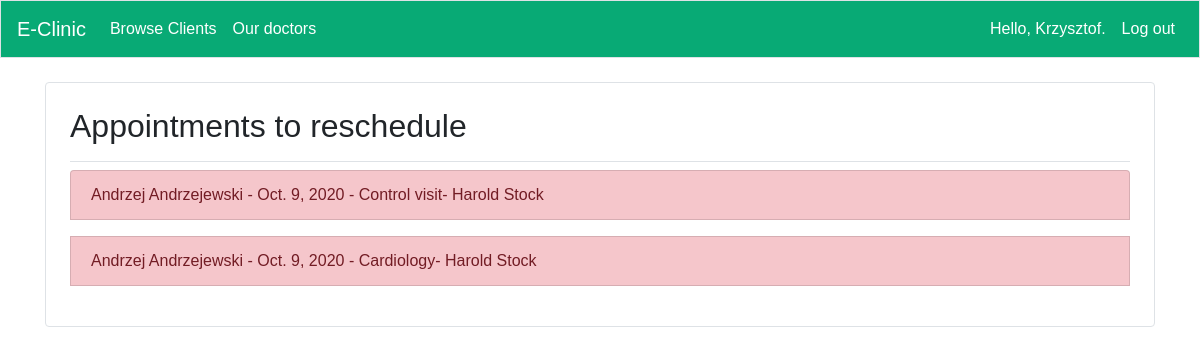
/appointments_to_reschedule (signed in), run on an earlier commit of the app's database.
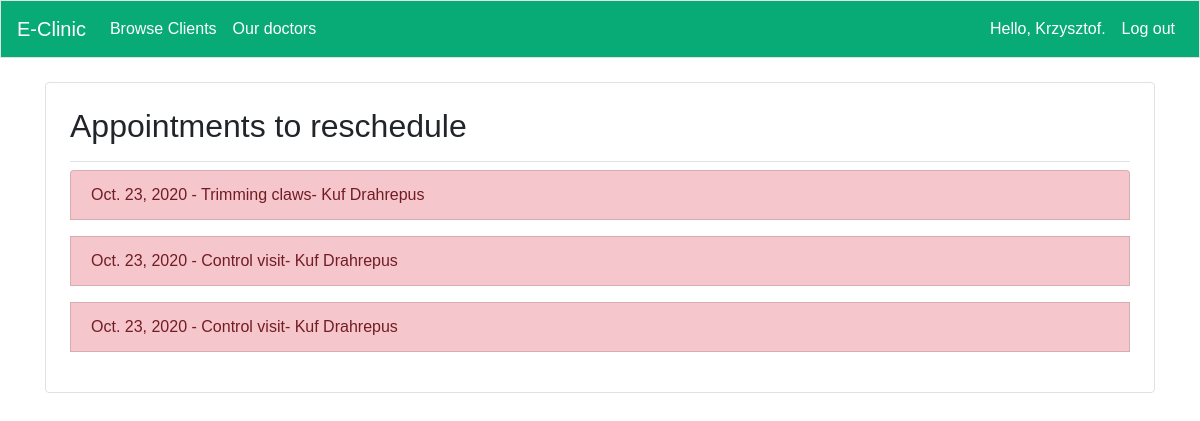
And on a later commit of the database.
### app/models.py (models this page shows, shortened)
class Appointment(models.Model):
    client = models.ForeignKey(User,verbose_name=_lazy('client'),null=True, default=None, on_delete=models.CASCADE)
    animal = models.ForeignKey(Animal,verbose_name=_lazy('animal'), on_delete=models.CASCADE,blank=True,null=True)
    slot = models.ForeignKey('user.Slot',verbose_name=_lazy('slot'), null=True, on_delete=models.SET_NULL)
    service = models.ForeignKey('user.Service',verbose_name=_lazy('service'), null=True, on_delete=models.SET_NULL)
    doctor = models.ForeignKey('user.Doctor',verbose_name=_lazy('doctor'), null=True, on_delete=models.SET_NULL)
    date = models.DateField(verbose_name=_lazy('date'),null=True)
    start_time = models.TimeField(verbose_name=_lazy('start time'),null=True)
    information = models.TextField(verbose_name=_lazy('information'),null=True,blank=True)
    class Meta:
        verbose_name_plural = 'Appointments'

### user/models.py (models this page shows, shortened)
class Service(models.Model):
    name = models.CharField(verbose_name=_lazy('service'),max_length=200, null=True)
    duration = models.DurationField(verbose_name=_lazy('duration'),null=True)
    admin_only = models.BooleanField(null=True,verbose_name=_lazy('staff only'))
    class Meta:
        verbose_name_plural = 'Services'
    def __str__(self):
        return f"{self.name}"

class Doctor(models.Model):
    profile = models.OneToOneField(Profile,verbose_name=_lazy('profile'),default=None, on_delete=models.CASCADE)
    speciality = models.CharField(verbose_name=_lazy('speciality'),max_length=50)
    image = models.ImageField(upload_to='static/profile_images', blank=True)
    services = models.ManyToManyField(Service,verbose_name=_lazy('services'))
    class Meta:
        verbose_name_plural = 'Doctors'
    def __str__(self):
        return f"{self.profile.user.first_name} {self.profile.user.last_name}"

class Profile(models.Model):
    user = models.OneToOneField(User,default=None, null=True, on_delete=models.CASCADE)
    phone_number = models.CharField(verbose_name=_lazy('phone_number'),
                                    max_length=15,
                                    blank=True,
                                    null=True,)
    city = models.CharField(verbose_name=_lazy('city'),
                            max_length=100,
                            blank=True,
                            null=True,)
    birth_date = models.DateField(null=True, blank=True)

### app/decorators.py (the view)
		def wrapper_func(request, *args, **kwargs):
			group = None
			if request.user.groups.exists():
				group = request.user.groups.all()[0].name
			if group in allowed_roles:
				return view_func(request, *args, **kwargs)
			else:
				return HttpResponse('You are not authorized to view this page')

### app/templatetags/user_tags.py (called while the page is built)
@register.filter(name='has_group')
def has_group(user, group_name):
    group = Group.objects.filter(name=group_name)
    if group:
        group = group.first()
        return group in user.groups.all()
    else:
        return False

### app/views.py (called while the page is built)
@staff_member_required(login_url='app:index')
@allowed_users(allowed_roles=['Admin'])
def appointments_to_reschedule(request):
    appointments = Appointment.objects.filter(slot__isnull=True)
    context = {'appointments':appointments}
    return render(request, 'app/appointments_to_reschedule.html', context)

### app/templates/app/appointments_to_reschedule.html (shortened to what this page needs)
{% extends 'app/base.html' %}
{% load i18n %}
{% block page_header %}
<h2>{% trans "Appointments to reschedule" %}</h2>
{% endblock page_header %}
{% block content %}
<div class="list-group">
    {% for appointment in appointments%}
        <a href="{% url 'app:appointment' appointment.id %}" class="list-group-item list-group-item-action list-group-item-danger">
            {% if appointment.client%}
            {{appointment.client.first_name}} {{appointment.client.last_name}} -
            {% endif%}
            {{appointment.date}} - {{appointment.service}}- {{appointment.doctor}}</a>
    {% empty %}
        <h3>{% trans "No appointments to reschedule." %}</h3>
    {%endfor%}
</div>
{% endblock content%}

What changed in the data, as far as the page shows it:
no longer on this page (row edited): Appointment: client.first_name "Andrzej", client.last_name "Andrzejewski", date "Oct. 9, 2020", service "Control visit", doctor "Harold Stock"
removed Appointment: client.first_name "Andrzej", client.last_name "Andrzejewski", date "Oct. 9, 2020", service "Cardiology", doctor "Harold Stock"
added Appointment: date "Oct. 23, 2020", service "Trimming claws", doctor "Kuf Drahrepus"
added Appointment: date "Oct. 23, 2020", service "Control visit", doctor "Kuf Drahrepus"
added Appointment: date "Oct. 23, 2020", service "Control visit", doctor "Kuf Drahrepus"
